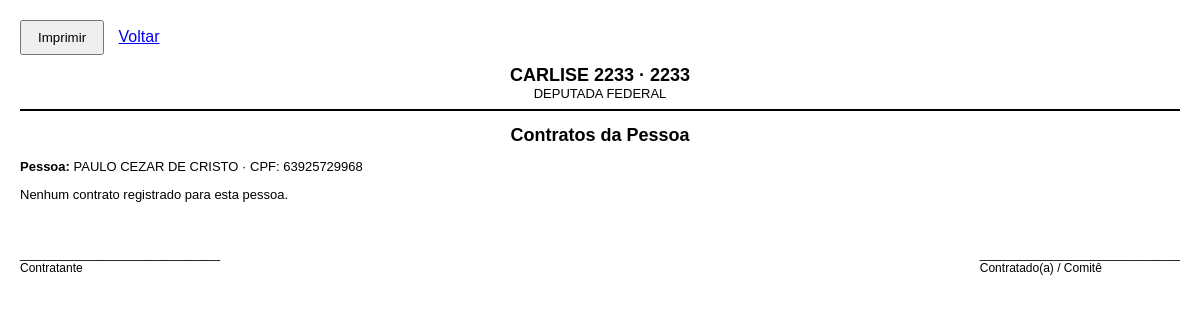
Page /pessoas/1/imprimir/contratos (signed in) on the committed database.
### tables this page shows
CREATE TABLE candidato (
    id INTEGER PRIMARY KEY AUTOINCREMENT,
    nome_completo TEXT DEFAULT '',
    nome_urna TEXT DEFAULT '',
    cnpj TEXT DEFAULT '',
    cpf TEXT DEFAULT '',
    cargo TEXT DEFAULT 'Deputada Federal',
    numero_candidatura TEXT DEFAULT '',
    partido TEXT DEFAULT '',
    sigla_partido TEXT DEFAULT '',
    coligacao TEXT DEFAULT '',
    municipio TEXT DEFAULT '',
    uf TEXT DEFAULT 'PR',
    data_nascimento TEXT DEFAULT '',
    email TEXT DEFAULT '',
    telefone TEXT DEFAULT '',
    site TEXT DEFAULT '',
    biografia TEXT DEFAULT '',
    ativo INTEGER DEFAULT 1,
    data_cadastro TEXT DEFAULT (datetime('now'))
, comite_endereco TEXT DEFAULT '', comite_telefone TEXT DEFAULT '', comite_cep TEXT DEFAULT '', comite_numero TEXT DEFAULT '', comite_bairro TEXT DEFAULT '', comite_cidade TEXT DEFAULT '', comite_uf TEXT DEFAULT '');

CREATE TABLE pessoas (id INTEGER PRIMARY KEY AUTOINCREMENT, nome TEXT, cpf TEXT UNIQUE, tipo TEXT, funcao TEXT, tratamento TEXT, nascimento TEXT, telefone TEXT, celular TEXT, email TEXT, estado_civil TEXT, endereco TEXT, numero TEXT, bairro TEXT, municipio TEXT, cep TEXT, titulo_eleitor TEXT, zona TEXT, secao TEXT, observacoes TEXT, rg TEXT, complemento TEXT, local_votacao TEXT, data_aniversario TEXT DEFAULT '', demandas TEXT DEFAULT '', categoria TEXT DEFAULT '', observacao TEXT DEFAULT '');

### app.py (the view)
@app.route("/pessoas/<int:pid>/imprimir/contratos")
@login_obrigatorio
def pessoa_imprimir_contratos(pid):
    p = buscar("SELECT * FROM pessoas WHERE id=%s", (pid,))
    if not p:
        flash("Registro nao encontrado.", "erro")
        return redirect(url_for("pessoas"))
    contratos = _ipp_linhas("SELECT * FROM contratos WHERE pessoa_id=%s ORDER BY id DESC", (pid,)) if _ipp_tem("contratos") else []
    return render_template("pessoa_imprimir_contratos.html", p=p, cand=candidato_ativo(), contratos=contratos)

### app.py (called while the page is built)
def conectar():
    if USAR_PG:
        import psycopg2
        return psycopg2.connect(URL)
    conn = sqlite3.connect(os.path.join(BASE_DIR, "sistema.db"))
    conn.row_factory = sqlite3.Row
    conn.execute("PRAGMA foreign_keys=ON")
    return conn

def get_db():
    if "conn" not in g:
        g.conn = conectar()
    return g.conn

@app.teardown_appcontext
def fechar(exc):
    conn = g.pop("conn", None)
    if conn is not None:
        try:
            conn.commit() if not exc else conn.rollback()
        except Exception:
            pass
        try:
            conn.close()
        except Exception:
            pass

def prep(sql):
    return sql.replace("%s", "?") if not USAR_PG else sql

def executar(sql, params=()):
    cur = get_db().cursor()
    cur.execute(prep(sql), tuple(params))
    return cur

def listar(sql, params=()):
    cur = executar(sql, params)
    linhas = cur.fetchall()
    if not linhas:
        return []
    if isinstance(linhas[0], dict):
        return [dict(l) for l in linhas]
    if hasattr(linhas[0], "keys"):
        return [dict(l) for l in linhas]
    cols = [d[0] for d in cur.description]
    return [dict(zip(cols, l)) for l in linhas]

def buscar(sql, params=()):
    linhas = listar(sql, params)
    return linhas[0] if linhas else None

def login_obrigatorio(f):
    @wraps(f)
    def env(*a, **k):
        if not session.get("user"):
            return redirect(url_for("login"))
        return f(*a, **k)
    return env

def candidato_ativo():
    try:
        return buscar("SELECT * FROM candidato WHERE ativo=1 ORDER BY id DESC LIMIT 1")
    except Exception:
        return None

@app.context_processor
def injeta_candidato():
    return {"cand": candidato_ativo()}

def _ipp_conn():
    conn = _ipp_sq.connect(_IPP_BD)
    conn.row_factory = _ipp_sq.Row
    return conn

def _ipp_tem(tabela):
    try:
        conn = _ipp_conn()
        n = conn.execute("SELECT COUNT(*) FROM sqlite_master WHERE type='table' AND name=?", (tabela,)).fetchone()[0]
        conn.close()
        return n > 0
    except Exception:
        return False

def _ipp_linhas(sql, params=()):
    try:
        conn = _ipp_conn()
        conn.row_factory = _ipp_sq.Row
        rows = [dict(r) for r in conn.execute(sql, params)]
        conn.close()
        return rows
    except Exception:
        return []

### templates/pessoa_imprimir_contratos.html (shortened to what this page needs)
<!DOCTYPE html>
<html lang="pt-BR">
<head><meta charset="utf-8"><title>Contratos da pessoa</title>
</head>
<body>
<div class="no-print"><button onclick="window.print()" style="padding:8px 16px">Imprimir</button> <a href="javascript:history.back()" style="margin-left:10px">Voltar</a></div>
<div class="cab">
  <div class="l1">{{ cand.nome_urna if cand else 'CARLISE 2233' }} &middot; {{ cand.numero_candidatura if cand else '2233' }}</div>
  <div class="l2">{{ cand.cargo if cand else '' }}</div>
</div>
<h2>Contratos da Pessoa</h2>
<p><b>Pessoa:</b> {{ p.nome or p.id }}{% if p.cpf %} &middot; CPF: {{ p.cpf }}{% endif %}</p>
{% if contratos %}
<table>
  <tr><th>#</th><th>Descrição</th><th>Tipo</th><th>Valor</th><th>Início</th><th>Fim</th><th>Status</th></tr>
  {% for c in contratos %}
  <tr>
    <td>{{ loop.index }}</td>
    <td>{{ c.descricao or '' }}</td>
    <td>{{ c.tipo or '' }}</td>
    <td>{{ c.valor|moeda }}</td>
    <td>{{ c.data_inicio or '' }}</td>
    <td>{{ c.data_fim or '' }}</td>
    <td>{{ c.status or '' }}</td>
  </tr>
  {% endfor %}
</table>
<p style="font-size:11px;margin-top:10px">Total de contratos: {{ contratos|length }}</p>
{% else %}
<p>Nenhum contrato registrado para esta pessoa.</p>
{% endif %}
<div class="assin">
  <div>______________________________<br>Contratante</div>
  <div>______________________________<br>Contratado(a) / Comitê</div>
</div>
</body></html>

### templates/pessoa_imprimir_contratos.html (style rules this page uses)
body { font-family: Arial, sans-serif; margin: 20px; color: #000; }
.no-print { margin-bottom: 10px; }
.cab { text-align: center; border-bottom: 2px solid #000; padding-bottom: 8px; margin-bottom: 14px; }
.cab .l1 { font-size: 18px; font-weight: bold; }
.cab .l2 { font-size: 13px; }
h2 { text-align: center; font-size: 18px; margin: 8px 0; }
p { font-size: 13px; }
.assin { display: flex; justify-content: space-between; margin-top: 45px; font-size: 12px; }

### rows in the picture
candidato: nome_urna "CARLISE 2233", numero_candidatura "2233", cargo "DEPUTADA FEDERAL"
pessoas: nome "PAULO CEZAR DE CRISTO", cpf "63925729968"
